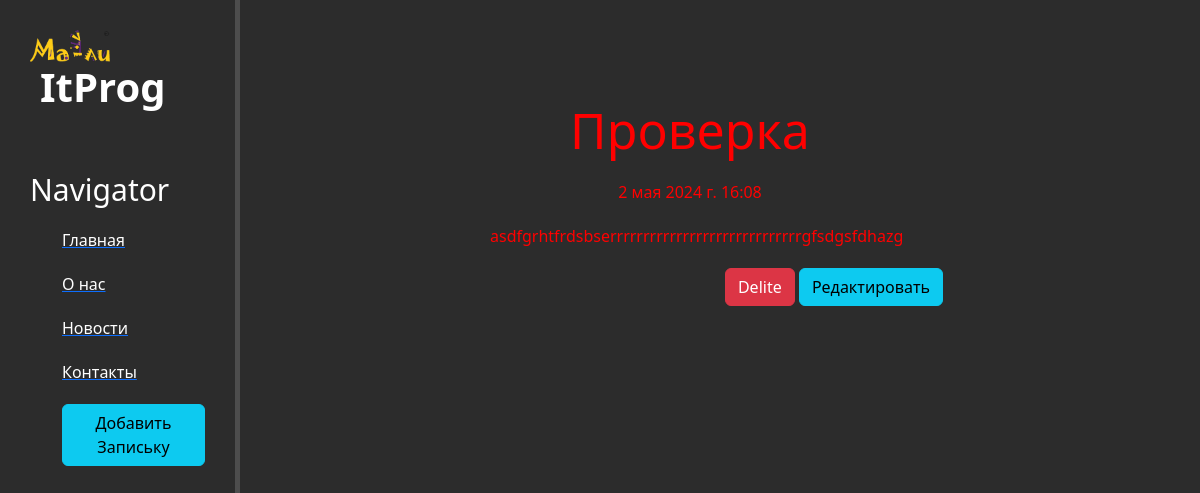
Screenshot of /news/1 with the database file from the repository.
### news/models.py (models this page shows, shortened)
class Articles(models.Model):
    title = models.CharField('название', max_length=50)
    anons = models.CharField('Анонс', max_length=250)
    text = models.TextField('Staty')
    date = models.DateTimeField('Data')
    class Meta:
        verbose_name='Новость'
        verbose_name_plural = 'Новости'

### news/views.py (the view)
# urls.py: path('<int:pk>', views.NewsDetailView.as_view(), name='news-detail'),
class NewsDetailView(DetailView):
    model = Articles
    template_name = 'news/details_view.html'
    context_object_name = 'article'

### news/templates/news/details_view.html (shortened to what this page needs)
{% extends 'popo/lox.html' %}
{%block con%}
<div class="features">
    <h1>{{ article.title }}</h1>
    <p>{{ article.date }}</p>
   <p>{{ article.text }}</p>
    <a href="{% url 'news-del' article.id%}" class="btn btn-danger"> Delite</a>
    <a href="{% url 'news-update' article.id%}" class="btn btn-info"> Редактировать</a>
</div>
{%endblock%}

### popo/static/popo/css/main.css (style rules this page uses)
body { background: #2c2c2c; }
main .features { float: left; color:red; margin-top:100px; text-align:center; width:75%; }
main .features h1 { font-size: 50px; }
main .features p { max-width: 400px;margin: 20px auto }
.btn-danger { margin-left:32%; }

### rows the page displays
Articles: title "Проверка", date "2 мая 2024 г. 16:08", text "asdfgrhtfrdsbserrrrrrrrrrrrrrrrrrrrrrrrrrrrrgfsdgsfdhazg"
